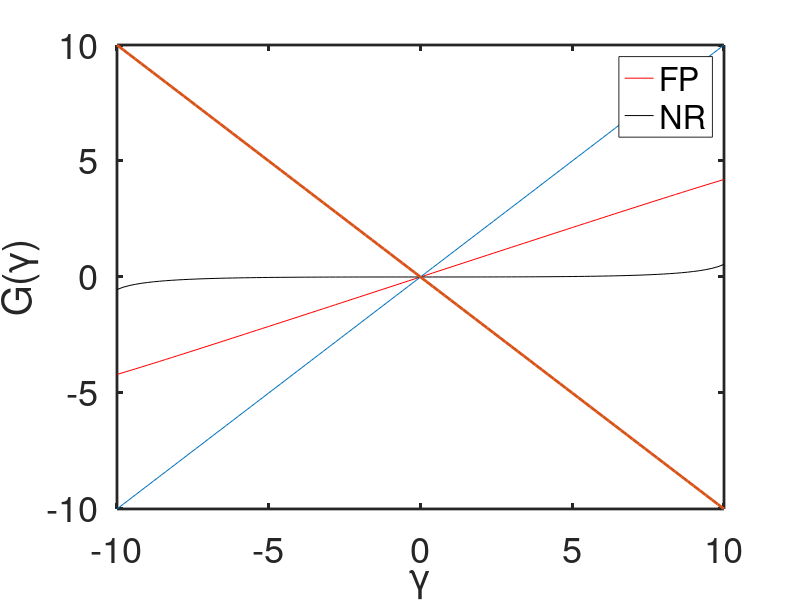

MATLAB code for this plot:
%% Experiment 13 - searching for a period doubling example
% As part of a series of counterexamples, I am searching for a period
% doubling bifurcation in the Newton-Raphson iterations of a nonlinear BVP
% using alternating Schwarz and Dirichlet BCs.

% So far no tested functions have displayed any kind of period doubling.
% These include: exponentials, logarithms, polynomials, power functions

%% Implementing test

% Problem parameters
C = 0.15;
F = @(x) tan(C*x);
Fp= @(x) C*sec(C*x).^2;
P = 1;

% Grid
nx = 1001;
a  = -0.2;
b  = 0.2;
x  = linspace(-1,1,nx)';
dx = 1./abs(x(2) - x(1));
x1 = x(x<=b); b = x1(end);
x2 = x(x>=a); a = x2(1);
l1 = length(x1); l2 = length(x2);

% Diff. mat.
X1 = [ [x1(2:end) ; 0], x1, [0 ; x1(1:end-1)] ];
X2 = [ [x2(2:end) ; 0], x2, [0 ; x2(1:end-1)] ];

I1 = eye(l1);
D1 = ones(l1,1);
D1 = dx^2 * [ D1, -2*D1, D1 ];% - dx/2 * [ -D1, zeros(l1,1), D1 ].*X1;
D1 = spdiags(D1,[-1,0,1],l1,l1);% + spdiags(ones(l1,1),0,l1,l1);
I2 = eye(l2);
D2 = ones(l2,1);
D2 = dx^2 * [ D2, -2*D2, D2 ];% - dx/2 * [ -D2, zeros(l2,1), D2 ].*X2;
D2 = spdiags(D2,[-1,0,1],l2,l2);% + spdiags(ones(l2,1),0,l2,l2);

% Initialization
k = 0;
tol = 1e-8;
itermax = P+1;
G = zeros(1,101);
Gp= G;
itersaveNewton = G;
itersaveReg = G;
testu2 = linspace(-10,10,101);
% testu2=0.03;
nonlinsolves = 50;
for u2b0 = testu2
% u2b0 = 0;
    u2b    = u2b0;
    u2bold = u2b0;
    k      = k+1;
    error  = 1;
    iter   = 1;
    u1 = 0*ones(size(x1)); u1(1)  = 0;
    u2 = 0*ones(size(x2)); u2(end)= 0;
    while error > tol && iter < itermax

        % Step 1: solve u in first domain
        u1(end) = u2b;
        for i = 1:nonlinsolves
            J1 = D1 - spdiags(Fp(u1),0,l1,l1);
            F1 = D1(2:end-1,:)*u1 - F(u1(2:end-1));
            u1(2:end-1) = u1(2:end-1) - J1(2:end-1,2:end-1) \ F1;
        end
        u1a = u1(x1==a);
        
        % Step 2: solve u in second domain
        u2(1) = u1a;
        for i = 1:nonlinsolves
            J2 = D2 - spdiags(Fp(u2),0,l2,l2);
            F2 = D2(2:end-1,:)*u2 - F(u2(2:end-1));
            u2(2:end-1) = u2(2:end-1) - J2(2:end-1,2:end-1) \ F2;
        end
        u2b = u2(x2==b);

        % Preconditioning with Newton
        % Step 3: solve g in first domain
        dF1= D1 - spdiags(Fp(u1),0,l1,l1);
        g1 = dF1(2:end-1,2:end-1) \ ( -dF1(2:end-1,end) );
        g1 = [0 ; g1 ; 1 ];
        g1a= g1(x1==a);

        % Step 4: solve g in second domain
        dF2= D2 - spdiags(Fp(u2),0,l2,l2);
        g2 = dF2(2:end-1,2:end-1) \ ( -g1a*dF2(2:end-1,1) );
        g2 = [ g1a ; g2 ; 0];
        g2b= g2(x2==b);

        % Step 5: update u2b
        u2b = u2bold - (u2b - u2bold)/(g2b - 1);
        
        if iter==P
            Gp(k) = u2b;
        end

        error = abs(u2b - u2bold);
        u2bold= u2b;
        iter  = iter+1;
        
    end
    
    if iter < itermax && error < tol
        itersaveNewton(k) = iter;
    else
        itersaveNewton(k) = NaN;
    end
        
end

k=0;
for u2b0 = testu2
% u2b0 = 0;
    u2b    = u2b0;
    u2bold = u2b0;
    k      = k+1;
    error  = 1;
    iter   = 1;
    u1 = 0*ones(size(x1)); u1(1)  = 0;
    u2 = 0*ones(size(x2)); u2(end)= 0;
    while error > tol && iter < itermax

        % Step 1: solve u in first domain
        u1(end) = u2b;
        for i = 1:nonlinsolves
            J1 = D1 - spdiags(Fp(u1),0,l1,l1);
            F1 = D1(2:end-1,:)*u1 - F(u1(2:end-1));
            u1(2:end-1) = u1(2:end-1) - J1(2:end-1,2:end-1) \ F1;
        end
        u1a = u1(x1==a);
        
        % Step 2: solve u in second domain
        u2(1) = u1a;
        for i = 1:nonlinsolves
            J2 = D2 - spdiags(Fp(u2),0,l2,l2);
            F2 = D2(2:end-1,:)*u2 - F(u2(2:end-1));
            u2(2:end-1) = u2(2:end-1) - J2(2:end-1,2:end-1) \ F2;
        end
        u2b = u2(x2==b);
        
        if iter==1
            G(k) = u2b;
        end

        error = abs(u2b - u2bold);
        u2bold= u2b;
        iter  = iter+1;
        
    end
    
    if iter < itermax && error < tol
        itersaveReg(k) = iter;
    else
        itersaveReg(k) = NaN;
    end
        
end

figure(2)
plot(testu2,G,'r',testu2,Gp,'k',testu2,testu2,testu2,-testu2,'linewidth',2)
xlabel('\gamma')
ylabel('G(\gamma)')
legend('FP','NR')
axis([-10,10,-10,10])
set(gca,'fontsize',26,'linewidth',2)
